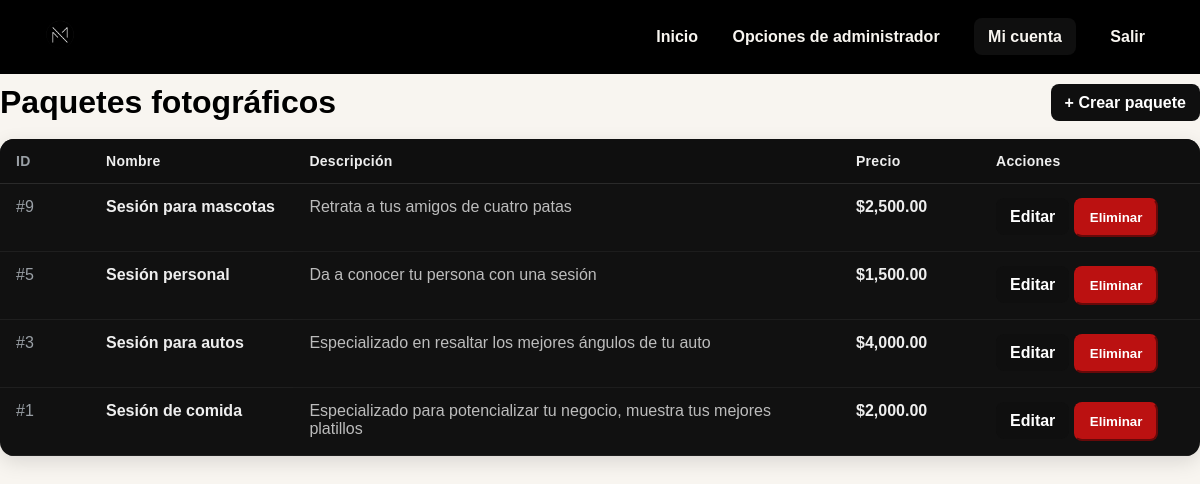
The page /index.php?controller=adminpkg&action=list (signed in) on the database its author committed.
### tables this page shows
CREATE TABLE `paquetes` (
  `idPack` int(11) NOT NULL,
  `nombrePack` varchar(50) DEFAULT NULL,
  `descripcion` varchar(250) DEFAULT NULL,
  `precio` int(5) DEFAULT NULL,
  `detalles` varchar(300) DEFAULT NULL,
  `imagen_url` varchar(255) DEFAULT NULL
);

### app/controllers/AdminPackageController.php (called while the page is built, shortened)
<?php
require_once __DIR__ . '/../models/PackageModel.php';
class AdminPackageController {
    private $pkg;
    public function __construct($connection){
        $this->pkg = new PackageModel($connection);
    }
    public function list(){
        $paquetes = $this->pkg->all();
        include __DIR__ . '/../views/admin/package_list.php';
    }
}

### app/models/PackageModel.php (called while the page is built, shortened)
<?php
class PackageModel {
    private $conn;
    public function __construct($connection){
        $this->conn = $connection;
    }
    public function all(){
        $sql = "SELECT idPack, nombrePack, descripcion, precio, detalles, imagen_url FROM paquetes ORDER BY idPack DESC";
        $res = $this->conn->query($sql);
        $rows = $res ? $res->fetch_all(MYSQLI_ASSOC) : [];
        return $rows;
    }
}

### app/views/admin/package_list.php (the view, shortened to what this page needs)
<!doctype html>
<html lang="es">
<head>
  <?php include __DIR__ . '/../partials/head_assets.php'; ?>
</head>
<body>
<?php include __DIR__ . '/../partials/header.php'; ?>
<div class="container">
  <div class="toolbar">
    <h1 class="title">Paquetes fotográficos</h1>
    <div class="actions">
      <a class="btn" href="index.php?controller=adminpkg&action=create">+ Crear paquete</a>
    </div>
  </div>
  <?php if (empty($paquetes)): ?>
    <p class="badge">No hay paquetes creados aún.</p>
  <?php else: ?>
    <div class="table-wrap">
      <table class="pkg">
        <thead>
          <tr>
            <th class="col-id">ID</th>
            <th>Nombre</th>
            <th>Descripción</th>
            <th class="col-price">Precio</th>
            <th class="col-actions">Acciones</th>
          </tr>
        </thead>
        <tbody>
          <?php foreach ($paquetes as $p): ?>
            <?php
              $id      = (int)($p['idPack'] ?? 0);
              $nombre  = $p['nombrePack'] ?? '';
              $desc    = $p['descripcion'] ?? '';
              $precio  = isset($p['precio']) ? (float)$p['precio'] : 0;
              $det     = $p['detalles'] ?? '';
              $snippet = trim($desc) !== '' ? $desc : $det;
            ?>
            <tr>
              <td class="col-id" data-label="ID">#<?= $id ?></td>
              <td data-label="Nombre">
                <strong><?= htmlspecialchars($nombre) ?></strong>
              </td>
              <td data-label="Descripción" class="desc">
                <?= htmlspecialchars($snippet) ?>
              </td>
              <td class="col-price" data-label="Precio">$<?= number_format($precio, 2) ?></td>
              <td class="col-actions" data-label="Acciones">
                <a class="btn" href="index.php?controller=adminpkg&action=edit&id=<?= $id ?>">Editar</a>
                <form method="POST" action="index.php?controller=adminpkg&action=delete"
                      style="display:inline" onsubmit="return confirm('¿Eliminar paquete?');">
                  <button type="submit" class="btn btn-danger">Eliminar</button>
                </form>
              </td>
            </tr>
          <?php endforeach; ?>
        </tbody>
      </table>
    </div>
  <?php endif; ?>
</div>
</body>
</html>

### public/css/manego.css (style rules this page uses)
:root { --negro: #000000; --hueso: #f8f5f0; --acento: #25d366; --coma: #d8541f; }
* { margin: 0; padding: 0; box-sizing: border-box; font-family: 'Arial', sans-serif; }
body { background-color: var(--hueso); color: var(--negro); }
.btn { align-self:flex-start; background:#0f0f0f; color:#fff; text-decoration:none; font-weight:700; padding:10px 14px; border-radius:8px; }

### app/views/admin/package_list.php (style rules this page uses)
.toolbar { display:flex; justify-content:space-between; align-items:center; gap:12px; margin:10px 0 18px; }
.toolbar .title { margin:0; }
.toolbar .actions a.btn { white-space:nowrap; }
.table-wrap { overflow:auto; border-radius:14px; box-shadow:0 6px 20px rgba(0,0,0,.12); }
table.pkg { width:100%; border-collapse:separate; border-spacing:0; background:#111; color:#eee; }
.pkg thead th { text-align:left; font-weight:700; padding:14px 16px; font-size:14px; letter-spacing:.02em; position:sticky; top:0; background:#0f0f0f; border-bottom:1px solid #2a2a2a; }
.pkg tbody td { padding:14px 16px; border-bottom:1px solid #1f1f1f; vertical-align:top; }
.col-id { width:90px; color:#9aa0a6; }
.col-price { width:140px; font-weight:600; }
.col-actions { width:220px; }
.btn.btn-danger { background:#b11; border-color:#b11; color:#fff; }
.desc { color:#cfcfcf; opacity:.9; max-width:540px; }

### rows shown on the page
paquetes: idPack "9", nombrePack "Sesión para mascotas", descripcion "Retrata a tus amigos de cuatro patas", precio "2,500.00"
paquetes: idPack "5", nombrePack "Sesión personal", descripcion "Da a conocer tu persona con una sesión", precio "1,500.00"
paquetes: idPack "3", nombrePack "Sesión para autos", descripcion "Especializado en resaltar los mejores ángulos de tu auto", precio "4,000.00"
paquetes: idPack "1", nombrePack "Sesión de comida", descripcion "Especializado para potencializar tu negocio, muestra tus mejores platillos", precio "2,000.00"
